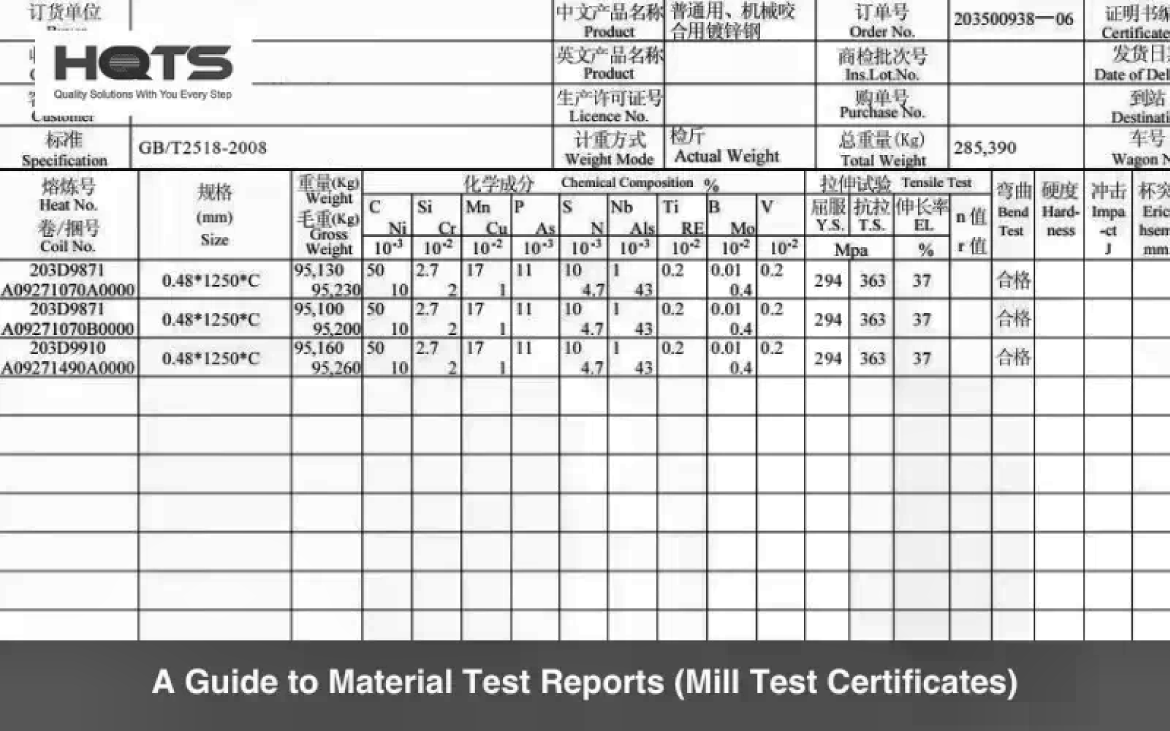
#> input picture backend/temp_ocr_image.png, 3508 x 2193 px (shown at 1/3 size)
$ python -i preprocessor.py   (imports and definitions only)
#> lines starting #> are read from the running program, lines starting #| are printed output that depends on the picture; after the words box and inside, x2 and y2 are one past the last pixel; in counts of white or black regions, pixels touching at a corner belong together
#> further down, picture is the input picture: shape (2193, 3508, 3); min 1, max 255, mean 207.7
"""
Advanced image preprocessing for high-accuracy OCR on MTC documents.
Includes deskewing, denoising, adaptive thresholding, and upscaling.
"""
import numpy as np
from PIL import Image, ImageFilter, ImageEnhance

try:
    import cv2
    CV2_AVAILABLE = True
except ImportError:
    CV2_AVAILABLE = False


# Minimum width for reliable OCR (equivalent to ~300 DPI on A4)
MIN_WIDTH = 2400


def preprocess_image(image: Image.Image) -> Image.Image:
    """
    Preprocess an image for high-accuracy OCR results.
    Pipeline: Upscale → Deskew → Denoise → Adaptive Threshold → Contrast.
    Uses OpenCV if available, falls back to Pillow.
    """
    if CV2_AVAILABLE:
        return _preprocess_with_cv2(image)
    else:
        return _preprocess_with_pillow(image)


def _preprocess_with_cv2(image: Image.Image) -> Image.Image:
    """Full OpenCV preprocessing pipeline for MTC scans."""
    img_array = np.array(image)

    # 1. Upscale small images for better OCR accuracy
    img_array = _upscale(img_array)

    # 2. Convert to grayscale
    if len(img_array.shape) == 3:
        gray = cv2.cvtColor(img_array, cv2.COLOR_RGB2GRAY)
    else:
        gray = img_array

    # 3. Deskew (straighten rotated scans)
    gray = _deskew(gray)

    # 4. Denoise (remove scan artifacts/noise)
    denoised = cv2.fastNlMeansDenoising(gray, h=12, templateWindowSize=7, searchWindowSize=21)

    # 5. Adaptive thresholding for better text/background separation
    # Use Gaussian adaptive threshold for uneven lighting in scans. This keeps text intact better than hard thresholding.
    thresh = cv2.adaptiveThreshold(
        denoised, 255, cv2.ADAPTIVE_THRESH_GAUSSIAN_C,
        cv2.THRESH_BINARY, blockSize=31, C=10
    )

    # 6. Morphological cleanup — just a very light touch to avoid destroying numbers
    kernel = cv2.getStructuringElement(cv2.MORPH_RECT, (1, 1))
    cleaned = cv2.morphologyEx(thresh, cv2.MORPH_CLOSE, kernel)

    # 7. CLAHE for balanced contrast on the cleaned image
    clahe = cv2.createCLAHE(clipLimit=2.0, tileGridSize=(8, 8))
    # Apply CLAHE on denoised (not threshold) for PaddleOCR which prefers grayscale
    enhanced_gray = clahe.apply(denoised)

    # Return the enhanced grayscale (PaddleOCR handles binarization internally)
    # But also store the thresholded version for Tesseract fallback
    result = Image.fromarray(enhanced_gray)
    result.info["thresholded"] = Image.fromarray(cleaned)
    return result


def _upscale(img_array: np.ndarray) -> np.ndarray:
    """Upscale small images to improve OCR accuracy."""
    h, w = img_array.shape[:2]
#> h = 2193; w = 3508
    if w < MIN_WIDTH:
        scale = MIN_WIDTH / w
        new_w = int(w * scale)
        new_h = int(h * scale)
        img_array = cv2.resize(img_array, (new_w, new_h), interpolation=cv2.INTER_CUBIC)
        print(f"Upscaled image from {w}x{h} to {new_w}x{new_h}")
    return img_array


def _deskew(gray: np.ndarray) -> np.ndarray:
    """Deskew a grayscale image by detecting text line angle."""
    try:
        # Use Canny edge detection + Hough lines to find dominant angle
        edges = cv2.Canny(gray, 50, 150, apertureSize=3)
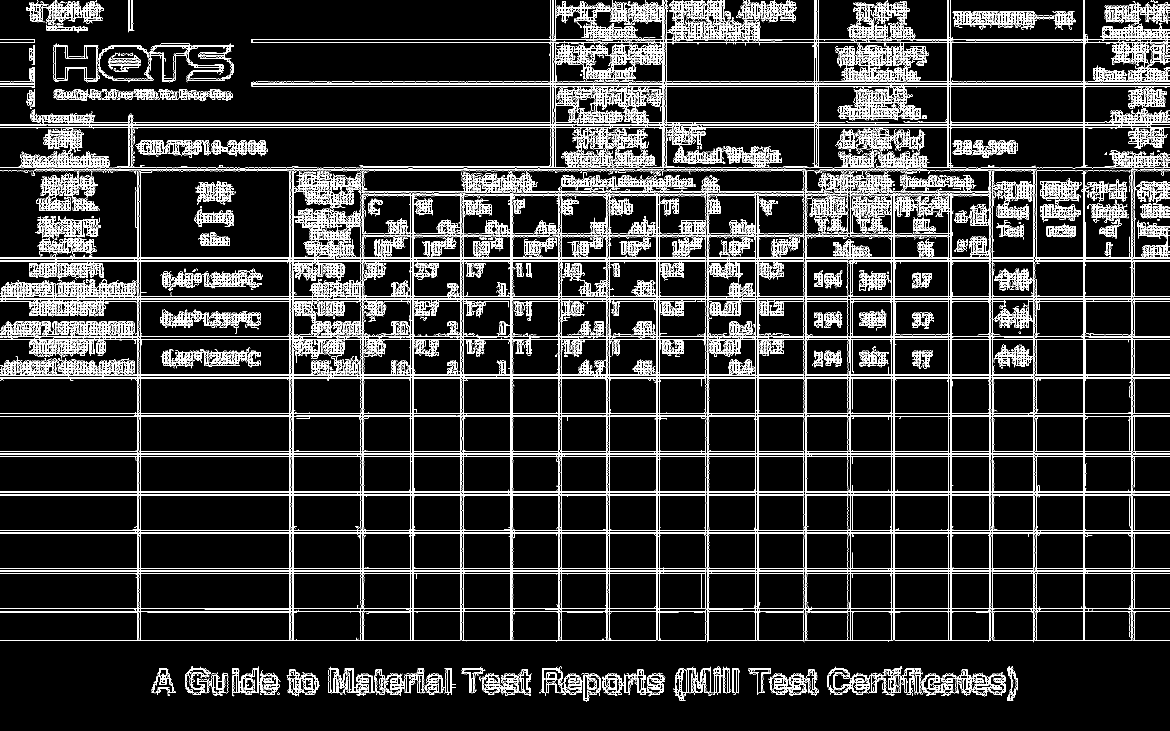
#> edges: shape (2193, 3508) (shown at 1/3 size); 7.9% white in thin lines or dots
        lines = cv2.HoughLinesP(edges, 1, np.pi / 180, threshold=100,
                                minLineLength=gray.shape[1] // 4, maxLineGap=10)
#> lines = 111 rows, first 6: [0, 1249, 3507, 1249], [0, 1008, 3507, 1008], [0, 1920, 3507, 1920], [0, 1135, 3507, 1135], [0, 1714, 3507, 1714], [0, 1368, 3507, 1368]
        if lines is not None and len(lines) > 0:
            angles = []
            for line in lines:
                x1, y1, x2, y2 = line[0]
                angle = np.degrees(np.arctan2(y2 - y1, x2 - x1))
                # Only consider near-horizontal lines (text lines)
                if abs(angle) < 10:
                    angles.append(angle)
#> this loop made 111 passes
#> (x1, y1, x2, y2, angle) on passes 1 to 12: (0, 1249, 3507, 1249, 0), (0, 1008, 3507, 1008, 0), (0, 1920, 3507, 1920, 0), (0, 1135, 3507, 1135, 0), (0, 1714, 3507, 1714, 0), (0, 1368, 3507, 1368, 0), (0, 1017, 3507, 1017, 0), (0, 1363, 3507, 1363, 0), (1402, 503, 3507, 503, 0), (149, 1126, 3507, 1126, 0), (0, 775, 3507, 775, 0), (0, 1591, 3507, 1591, 0)
#> after the loop, angles = 56 values from 0 to 0

            if angles:
                median_angle = np.median(angles)
#> median_angle = 0
                # Only deskew if angle is significant but not too large
                if 0.3 < abs(median_angle) < 8:
                    h, w = gray.shape
                    center = (w // 2, h // 2)
                    M = cv2.getRotationMatrix2D(center, median_angle, 1.0)
                    rotated = cv2.warpAffine(gray, M, (w, h),
                                             flags=cv2.INTER_CUBIC,
                                             borderMode=cv2.BORDER_REPLICATE)
                    print(f"Deskewed by {median_angle:.2f}°")
                    return rotated
    except Exception as e:
        print(f"Deskew failed (non-critical): {e}")

    return gray


def _preprocess_with_pillow(image: Image.Image) -> Image.Image:
    """Pillow-based preprocessing fallback."""
    # Convert to grayscale
    img = image.convert("L")

    # Upscale if needed
    if img.width < MIN_WIDTH:
        scale = MIN_WIDTH / img.width
        new_size = (int(img.width * scale), int(img.height * scale))
        img = img.resize(new_size, Image.BICUBIC)

    # Enhance contrast
    enhancer = ImageEnhance.Contrast(img)
    img = enhancer.enhance(2.0)

    # Enhance sharpness
    enhancer = ImageEnhance.Sharpness(img)
    img = enhancer.enhance(2.0)

    # Apply slight blur to reduce noise, then sharpen
    img = img.filter(ImageFilter.MedianFilter(size=3))
    img = img.filter(ImageFilter.SHARPEN)

    return img

>>> import cv2
>>> picture = cv2.cvtColor(cv2.imread('../temp_ocr_image.png'), cv2.COLOR_BGR2RGB)
>>> result = preprocess_image(picture)
#> in _preprocess_with_cv2, `thresh = cv2.adaptiveThreshold( denoised, 255, cv2.ADAPTIVE_THRESH_GAU..`:
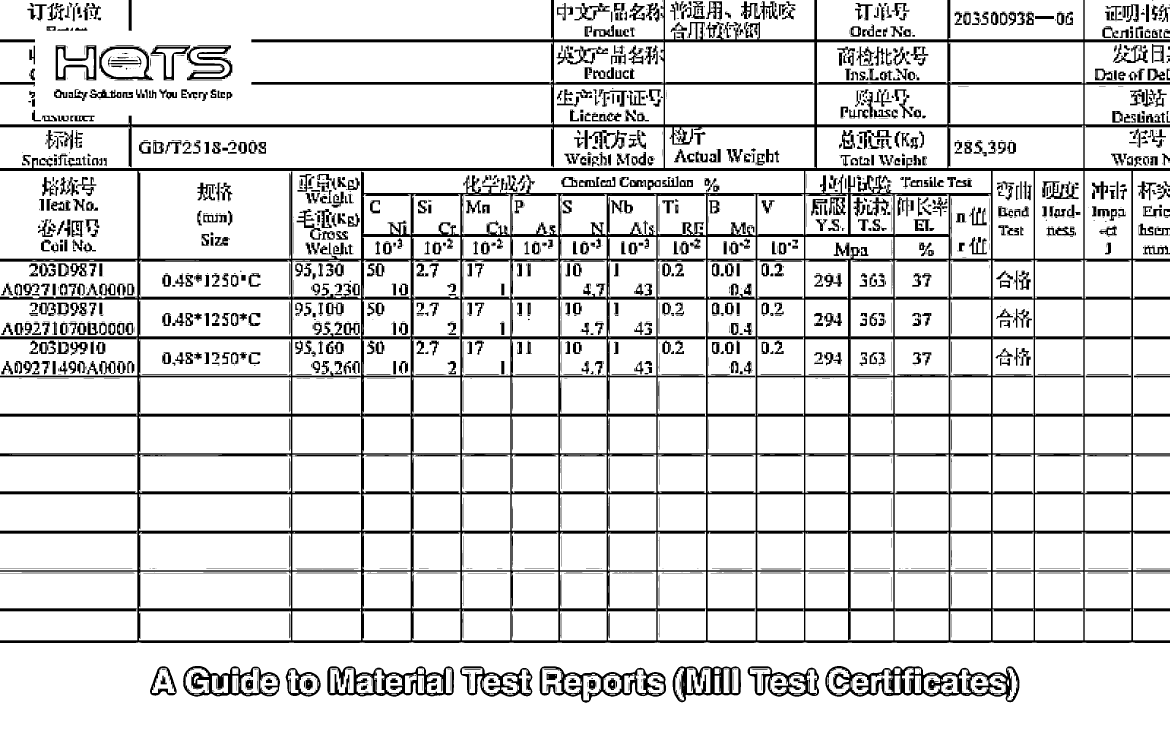
#> thresh: shape (2193, 3508) (shown at 1/3 size); 85.9% white; 2152 black regions (906 under 20 px), largest, box (x1, y1, x2, y2) and area: (0, 0, 3508, 1929) 603124, (2476, 1998, 3059, 2107) 20241, (982, 1999, 1362, 2090) 12806
#> in _preprocess_with_cv2, `enhanced_gray = clahe.apply(denoised)`:
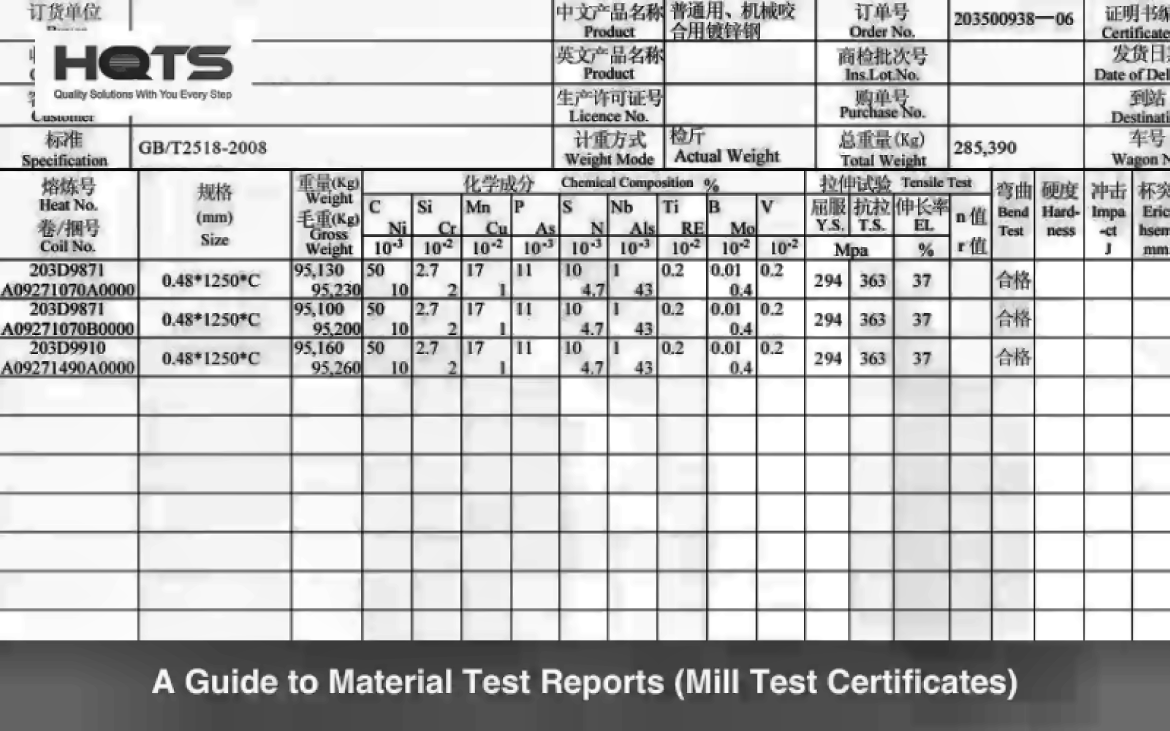
#> enhanced_gray: shape (2193, 3508) (shown at 1/3 size); min 1, max 255, mean 197.8
